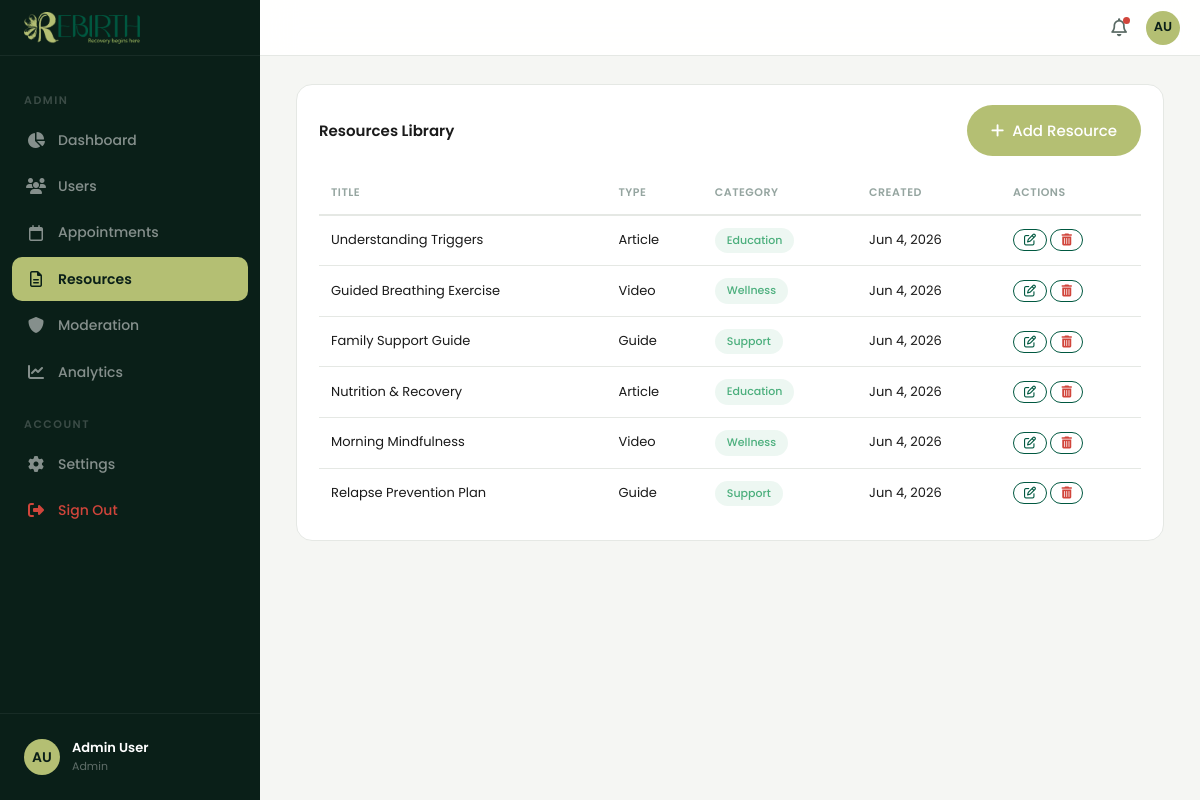
Screenshot of /admin/resources (signed in) with the database file from the repository.
### tables this page shows
CREATE TABLE `users` (
  `id` INT AUTO_INCREMENT PRIMARY KEY,
  `name` VARCHAR(100) NOT NULL,
  `email` VARCHAR(255) NOT NULL UNIQUE,
  `password_hash` VARCHAR(255) NOT NULL,
  `role` ENUM('member','therapist','admin') NOT NULL DEFAULT 'member',
  `stage` ENUM('Onboarding','Active','Maintenance','Alumni') NOT NULL DEFAULT 'Onboarding',
  `avatar` VARCHAR(255) DEFAULT NULL,
  `initials` VARCHAR(4) NOT NULL,
  `created_at` DATETIME NOT NULL DEFAULT CURRENT_TIMESTAMP,
  `updated_at` DATETIME NOT NULL DEFAULT CURRENT_TIMESTAMP ON UPDATE CURRENT_TIMESTAMP
);

CREATE TABLE `resources` (
  `id` INT AUTO_INCREMENT PRIMARY KEY,
  `type` VARCHAR(50) NOT NULL,
  `icon` VARCHAR(100) NOT NULL,
  `title` VARCHAR(200) NOT NULL,
  `description` TEXT NOT NULL,
  `tag` VARCHAR(50) NOT NULL,
  `url` VARCHAR(500) DEFAULT NULL,
  `created_by` INT DEFAULT NULL,
  `created_at` DATETIME NOT NULL DEFAULT CURRENT_TIMESTAMP,
  FOREIGN KEY (`created_by`) REFERENCES `users`(`id`) ON DELETE SET NULL
);

### app/core/Controller.php (called while the page is built, shortened)
<?php
class Controller {
  protected function render(string $view, array $data = []): string {
    extract($data);
    require VIEWS_PATH . '/' . $view . '.php';
    return ob_get_clean();
  }
  protected function renderWithLayout(string $layout, string $view, array $data = []): void {
    $content = $this->render($view, $data);
    extract(array_merge($data, ['content' => $content]));
    require VIEWS_PATH . '/layouts/' . $layout . '.php';
  }
}

### app/controllers/AdminController.php (called while the page is built, shortened)
<?php
class AdminController extends Controller {
  private function renderAdmin(string $view, string $title, array $extra = []): void {
    $this->requireRole('admin');
    $user = $this->user();
    $this->renderWithLayout('admin', $view, array_merge([
      'pageTitle' => 'Admin ' . $title . ' - Rebirth',
      'page' => $title,
      'user' => $user,
      '_token' => $this->csrf(),
    ], $extra));
  }
  public function resources(): void {
    $resources = Resource::all();
    $this->renderAdmin('admin/resources', 'Resources', ['resources' => $resources]);
  }
}

### app/core/App.php (called while the page is built, shortened)
<?php
class App {
  private Router $router;
  public function __construct() {
    $this->router = new Router();
  }
  private function registerRoutes(): void {
    $this->router->get('/', 'SiteController@index');
    $this->router->get('/login', 'AuthController@login');
    $this->router->post('/login', 'AuthController@authenticate');
    $this->router->get('/signup', 'AuthController@signup');
    $this->router->post('/signup', 'AuthController@register');
    $this->router->get('/logout', 'AuthController@logout');
    $this->router->post('/logout', 'AuthController@logout');
    $this->router->get('/panel/dashboard', 'PanelController@dashboard');
    $this->router->get('/panel/checkin', 'PanelController@checkin');
    $this->router->get('/panel/journal', 'PanelController@journal');
    $this->router->get('/panel/appointments', 'PanelController@appointments');
    $this->router->get('/panel/community', 'PanelController@community');
    $this->router->get('/panel/progress', 'PanelController@progress');
    $this->router->get('/panel/resources', 'PanelController@resources');
    $this->router->get('/panel/settings', 'PanelController@settings');
    $this->router->post('/checkin', 'PanelController@saveCheckin');
    $this->router->post('/journal/create', 'PanelController@createJournal');
    $this->router->post('/journal/delete', 'PanelController@deleteJournal');
    $this->router->post('/appointments/create', 'PanelController@createAppointment');
    $this->router->post('/appointments/cancel', 'PanelController@cancelAppointment');
    $this->router->post('/messages/create', 'PanelController@createMessage');
    $this->router->post('/messages/like', 'PanelController@likeMessage');
    $this->router->post('/settings/profile', 'PanelController@updateProfile');
    $this->router->post('/settings/join-group', 'PanelController@joinGroup');
    $this->router->get('/therapist/patients', 'PanelController@myPatients');
    $this->router->get('/therapist/patient/{id}', 'PanelController@patientDetail');
    $this->router->get('/panel/messages', 'PanelController@messages');
    $this->router->post('/messages/send', 'PanelController@sendMessage');
    $this->router->get('/messages/poll', 'PanelController@pollMessages');
    $this->router->get('/panel/sos', 'PanelController@sos');
    $this->router->post('/panel/sos/send', 'PanelController@sendSos');
    $this->router->get('/therapist/resources', 'PanelController@therapistResources');
    $this->router->post('/therapist/resources/create', 'PanelController@createTherapistResource');
    $this->router->post('/therapist/resources/delete', 'PanelController@deleteTherapistResource');
    $this->router->get('/therapist/messages', 'PanelController@therapistMessages');
    $this->router->get('/therapist/messages/{id}', 'PanelController@therapistConversation');
    $this->router->get('/therapist/availability', 'PanelController@therapistAvailability');
    $this->router->post('/therapist/availability/save', 'PanelController@saveTherapistAvailability');
    $this->router->get('/therapist/sos', 'PanelController@therapistSos');
    $this->router->post('/therapist/sos/acknowledge', 'PanelController@acknowledgeSos');
    $this->router->post('/therapist/sos/resolve', 'PanelController@resolveSos');
    $this->router->get('/therapist/patient/{id}/progress', 'PanelController@patientProgress');
    $this->router->post('/therapist/patient/{id}/progress/update', 'PanelController@updatePatientProgress');
    $this->router->get('/therapist/sos/count', 'PanelController@sosCount');
    $this->router->get('/therapist/availability/check', 'PanelController@checkAvailability');
    $this->router->get('/admin/appointments/availability', 'AdminController@getAvailability');
    $this->router->get('/admin/dashboard', 'AdminController@dashboard');
    $this->router->get('/admin/users', 'AdminController@users');
    $this->router->get('/admin/appointments', 'AdminController@appointments');
    $this->router->get('/admin/resources', 'AdminController@resources');
    $this->router->get('/admin/moderation', 'AdminController@moderation');
    $this->router->get('/admin/settings', 'AdminController@settings');
    $this->router->get('/admin/analytics', 'AdminController@analytics');
    $this->router->post('/admin/users/create', 'AdminController@createUser');
    $this->router->post('/admin/users/update', 'AdminController@updateUser');
    $this->router->post('/admin/users/delete', 'AdminController@deleteUser');
    $this->router->post('/admin/appointments/create', 'AdminController@createAppointment');
    $this->router->post('/admin/appointments/update', 'AdminController@updateAppointment');
    $this->router->post('/admin/resources/create', 'AdminController@createResource');
    $this->router->post('/admin/resources/update', 'AdminController@updateResource');
    $this->router->post('/admin/resources/delete', 'AdminController@deleteResource');
    $this->router->post('/admin/moderation/delete', 'AdminController@deleteMessage');
  }
  public function run(): void {
    $method = $_SERVER['REQUEST_METHOD'];
    $uri = parse_url($_SERVER['REQUEST_URI'], PHP_URL_PATH);
    $this->router->dispatch($method, $uri);
  }
}

### index.php (called while the page is built, shortened)
<?php
require_once __DIR__ . '/config.php';
$app = new App();
$app->run();

### config.php (called while the page is built, shortened)
<?php
spl_autoload_register(function ($class) {
  $paths = [
    APP_PATH . '/core/' . $class . '.php',
    APP_PATH . '/controllers/' . $class . '.php',
    APP_PATH . '/models/' . $class . '.php',
  ];
  foreach ($paths as $file) {
    if (file_exists($file)) { require_once $file; return; }
  }
});

### app/core/Database.php (called while the page is built, shortened)
<?php
class Database {
  private static ?PDO $instance = null;
  public static function connect(): PDO {
    if (self::$instance === null) {
      $dsn = 'mysql:host=' . DB_HOST . ';port=' . DB_PORT . ';charset=utf8mb4';
      self::$instance = new PDO($dsn, DB_USER, DB_PASS, [
        PDO::ATTR_ERRMODE => PDO::ERRMODE_EXCEPTION,
        PDO::ATTR_DEFAULT_FETCH_MODE => PDO::FETCH_ASSOC,
        PDO::ATTR_EMULATE_PREPARES => false,
      ]);
      self::$instance->exec('CREATE DATABASE IF NOT EXISTS `' . DB_NAME . '` CHARACTER SET utf8mb4 COLLATE utf8mb4_unicode_ci');
      self::$instance->exec('USE `' . DB_NAME . '`');
    }
    return self::$instance;
  }
  public static function query(string $sql, array $params = []): PDOStatement {
    $stmt = self::connect()->prepare($sql);
    $stmt->execute($params);
    return $stmt;
  }
  public static function fetch(string $sql, array $params = []): ?array {
    $row = self::query($sql, $params)->fetch();
    return $row ?: null;
  }
  public static function fetchAll(string $sql, array $params = []): array {
    return self::query($sql, $params)->fetchAll();
  }
}

### app/models/Resource.php (called while the page is built, shortened)
<?php
class Resource {
  public static function all(): array {
    return Database::fetchAll("SELECT * FROM resources ORDER BY created_at DESC");
  }
}

### app/core/Middleware.php (called while the page is built, shortened)
<?php
trait Middleware {
  protected function requireAuth(): void {
    $user = Database::fetch("SELECT * FROM users WHERE id = ?", [$_SESSION['user_id']]);
  }
  protected function requireRole(string ...$roles): void {
    $this->requireAuth();
  }
  protected function currentUser(): ?array {
    return $_SESSION['user'] ?? null;
  }
  protected function user(): array {
    $u = $this->currentUser();
    return $u;
  }
}

### app/views/admin/resources.php (the view, shortened to what this page needs)
<div class="card">
  <div class="card-header">
    <h3>Resources Library</h3>
    <button class="btn btn-primary" id="createResourceBtn"><i class="fa-solid fa-plus"></i> Add Resource</button>
  </div>
  <div class="card-body">
    <div class="table-wrap">
      <table>
        <thead><tr><th>Title</th><th>Type</th><th>Category</th><th>Created</th><th>Actions</th></tr></thead>
        <tbody>
          <?php foreach ($resources as $res): ?>
          <tr>
            <td><?= htmlspecialchars($res['title']) ?></td>
            <td><?= htmlspecialchars($res['type']) ?></td>
            <td><span class="badge badge-green"><?= htmlspecialchars($res['tag']) ?></span></td>
            <td><?= date('M j, Y', strtotime($res['created_at'])) ?></td>
            <td>
              <button class="btn btn-outline" style="padding:4px 10px;font-size:12px;" onclick="editResource(<?= $res['id'] ?>, '<?= htmlspecialchars(addslashes($res['title'])) ?>', '<?= htmlspecialchars(addslashes($res['description'])) ?>', '<?= $res['type'] ?>', '<?= $res['tag'] ?>')"><i class="fa-regular fa-pen-to-square"></i></button>
              <form action="/admin/resources/delete" method="POST" style="display:inline;" onsubmit="return confirm('Delete resource?')">
                <button type="submit" class="btn btn-outline" style="padding:4px 10px;font-size:12px;color:var(--color-danger);"><i class="fa-solid fa-trash-can"></i></button>
              </form>
            </td>
          </tr>
          <?php endforeach; ?>
        </tbody>
      </table>
    </div>
  </div>
</div>

### app/views/layouts/admin.php (shortened to what this page needs)
<!DOCTYPE html>
<html lang="en">
<head>
  <link rel="stylesheet" href="/css/app.css">
  <link rel="stylesheet" href="https://cdnjs.cloudflare.com/ajax/libs/font-awesome/6.5.1/css/all.min.css">
</head>
<body>
  <div class="app-layout">
    <aside class="app-sidebar">
      <div class="app-sidebar-header">
        <img src="/logo.png" alt="Rebirth Admin">
      </div>
      <nav class="app-sidebar-nav">
        <div class="app-sidebar-section">Admin</div>
        <a href="/admin/dashboard" class="app-sidebar-link <?= $page === 'Dashboard' ? 'active' : '' ?>"><i class="fa-solid fa-chart-pie"></i>Dashboard</a>
        <a href="/admin/users" class="app-sidebar-link <?= $page === 'Users' ? 'active' : '' ?>"><i class="fa-solid fa-users"></i>Users</a>
        <a href="/admin/appointments" class="app-sidebar-link <?= $page === 'Appointments' ? 'active' : '' ?>"><i class="fa-regular fa-calendar"></i>Appointments</a>
        <a href="/admin/resources" class="app-sidebar-link <?= $page === 'Resources' ? 'active' : '' ?>"><i class="fa-regular fa-file-lines"></i>Resources</a>
        <a href="/admin/moderation" class="app-sidebar-link <?= $page === 'Moderation' ? 'active' : '' ?>"><i class="fa-solid fa-shield"></i>Moderation</a>
        <a href="/admin/analytics" class="app-sidebar-link <?= $page === 'Analytics' ? 'active' : '' ?>"><i class="fa-solid fa-chart-line"></i>Analytics</a>
        <div class="app-sidebar-section">Account</div>
        <a href="/admin/settings" class="app-sidebar-link <?= $page === 'Settings' ? 'active' : '' ?>"><i class="fa-solid fa-gear"></i>Settings</a>
        <a href="/logout" class="app-sidebar-link" style="color:var(--color-danger);"><i class="fa-solid fa-right-from-bracket"></i>Sign Out</a>
      </nav>
      <div class="app-sidebar-footer">
        <div class="app-sidebar-user">
          <?php if (!empty($user['avatar'])): ?>
          <img src="/uploads/avatars/<?= htmlspecialchars($user['avatar']) ?>" alt="" class="app-sidebar-user-avatar" style="object-fit:cover;">
          <?php else: ?>
          <div class="app-sidebar-user-avatar"><?= htmlspecialchars($user['initials']) ?></div>
          <?php endif; ?>
          <div>
            <div class="app-sidebar-user-name"><?= htmlspecialchars($user['name']) ?></div>
            <div class="app-sidebar-user-role"><?= htmlspecialchars(ucfirst($user['role'])) ?></div>
          </div>
        </div>
      </div>
    </aside>
    <div class="app-main" style="flex:1;display:flex;flex-direction:column;min-width:0;">
      <header class="app-topbar">
        <div class="app-topbar-left">
          <span class="app-topbar-title">Admin <?= htmlspecialchars($page) ?></span>
        </div>
        <div class="app-topbar-right">
          <button class="app-topbar-btn"><i class="fa-regular fa-bell"></i><span class="dot"></span></button>
          <?php if (!empty($user['avatar'])): ?>
          <img src="/uploads/avatars/<?= htmlspecialchars($user['avatar']) ?>" alt="" class="app-topbar-avatar" style="object-fit:cover;">
          <?php else: ?>
          <div class="app-topbar-avatar"><?= htmlspecialchars($user['initials']) ?></div>
          <?php endif; ?>
        </div>
      </header>
      <div class="app-content">
        <?= $content ?>
      </div>
    </div>
  </div>
</body>
</html>

### rows the page displays
users: initials "AU", name "Admin User", role "Admin"
resources: title "Understanding Triggers", type "Article", tag "Education", created_at "Jun 4, 2026"
resources: title "Guided Breathing Exercise", type "Video", tag "Wellness", created_at "Jun 4, 2026"
resources: title "Family Support Guide", type "Guide", tag "Support", created_at "Jun 4, 2026"
resources: title "Nutrition & Recovery", type "Article", tag "Education", created_at "Jun 4, 2026"
resources: title "Morning Mindfulness", type "Video", tag "Wellness", created_at "Jun 4, 2026"
resources: title "Relapse Prevention Plan", type "Guide", tag "Support", created_at "Jun 4, 2026"
